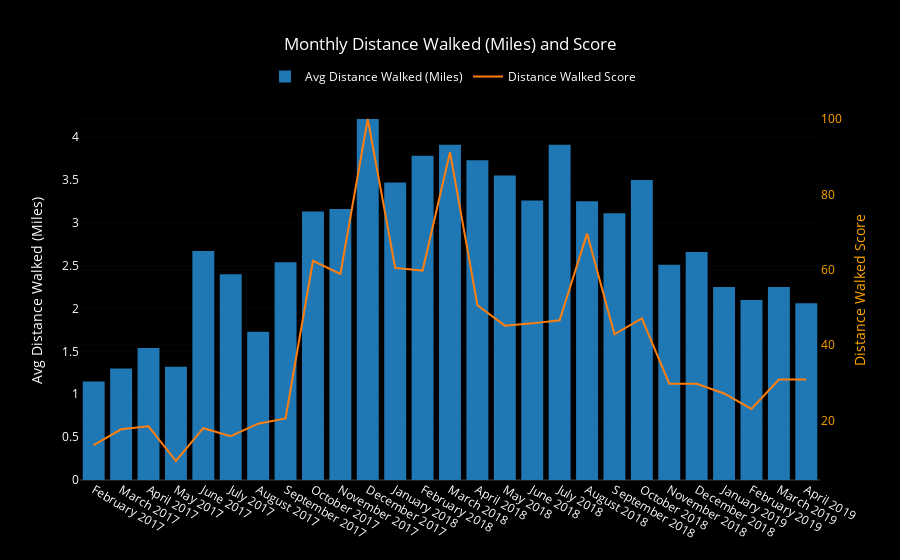

Source (notebook cell):
### Code cell
bars = go.Bar(x=month_df.month_year, y=month_df.mean_dist,
              name='Avg Distance Walked (Miles)', yaxis='y1')

score_line = go.Scatter(x=month_df.month_year, y=month_df.dist_score,
                        name='Distance Walked Score', yaxis='y2')

layout = go.Layout({'plot_bgcolor': 'black', 'paper_bgcolor': 'black',
                    'font': {'color': 'white'},
                    'title': 'Monthly Distance Walked (Miles) and Score',
                    'legend': {'orientation': 'h', 'x': .25, 'y': 1.1},
                    'yaxis': {'title': 'Avg Distance Walked (Miles)'},
                    'yaxis2': {'title': 'Distance Walked Score',
                               'titlefont': {'color': 'orange'},
                               'tickfont': {'color': 'orange'},
                               'overlaying': 'y',
                               'side': 'right'},
                   'xaxis': {'type': '-'}})

data = [bars, score_line]
fig = go.Figure(data=data, layout=layout)
iplot(fig)

### Figure 1 — Plotly figure (JSON) as saved in the notebook; plotly's stock layout.template omitted (floating-point values rounded to 4 significant figures)
{"data": [{"name": "Avg Distance Walked (Miles)", "type": "bar", "uid": "73098e46-09dd-42ac-b655-9c4518cd3c84", "x": ["February 2017", "March 2017", "April 2017", "May 2017", "June 2017", "July 2017", "August 2017", "September 2017", "October 2017", "November 2017", "December 2017", "January 2018", "February 2018", "March 2018", "April 2018", "May 2018", "June 2018", "July 2018", "August 2018", "September 2018", "October 2018", "November 2018", "December 2018", "January 2019", "February 2019", "March 2019", "April 2019"], "y": [1.15, 1.3, 1.54, 1.32, 2.67, 2.4, 1.73, 2.54, 3.13, 3.16, 4.21, 3.47, 3.78, 3.91, 3.73, 3.55, 3.26, 3.91, 3.25, 3.11, 3.5, 2.51, 2.66, 2.25, 2.1, 2.25, 2.06], "yaxis": "y"}, {"name": "Distance Walked Score", "type": "scatter", "uid": "beed797a-8934-4d80-a24a-95118c9703f5", "x": ["February 2017", "March 2017", "April 2017", "May 2017", "June 2017", "July 2017", "August 2017", "September 2017", "October 2017", "November 2017", "December 2017", "January 2018", "February 2018", "March 2018", "April 2018", "May 2018", "June 2018", "July 2018", "August 2018", "September 2018", "October 2018", "November 2018", "December 2018", "January 2019", "February 2019", "March 2019", "April 2019"], "y": [13.5, 17.7, 18.5, 9.3, 18, 15.9, 19.2, 20.6, 62.4, 58.9, 100, 60.5, 59.8, 91.2, 50.6, 45.2, 45.8, 46.6, 69.6, 42.9, 47.1, 29.8, 29.8, 27.2, 23.1, 30.9, 30.9], "yaxis": "y2"}], "layout": {"font": {"color": "white"}, "legend": {"orientation": "h", "x": 0.25, "y": 1.1}, "paper_bgcolor": "black", "plot_bgcolor": "black", "title": {"text": "Monthly Distance Walked (Miles) and Score"}, "xaxis": {"type": "-"}, "yaxis": {"title": {"text": "Avg Distance Walked (Miles)"}}, "yaxis2": {"overlaying": "y", "side": "right", "tickfont": {"color": "orange"}, "title": {"font": {"color": "orange"}, "text": "Distance Walked Score"}}}}
